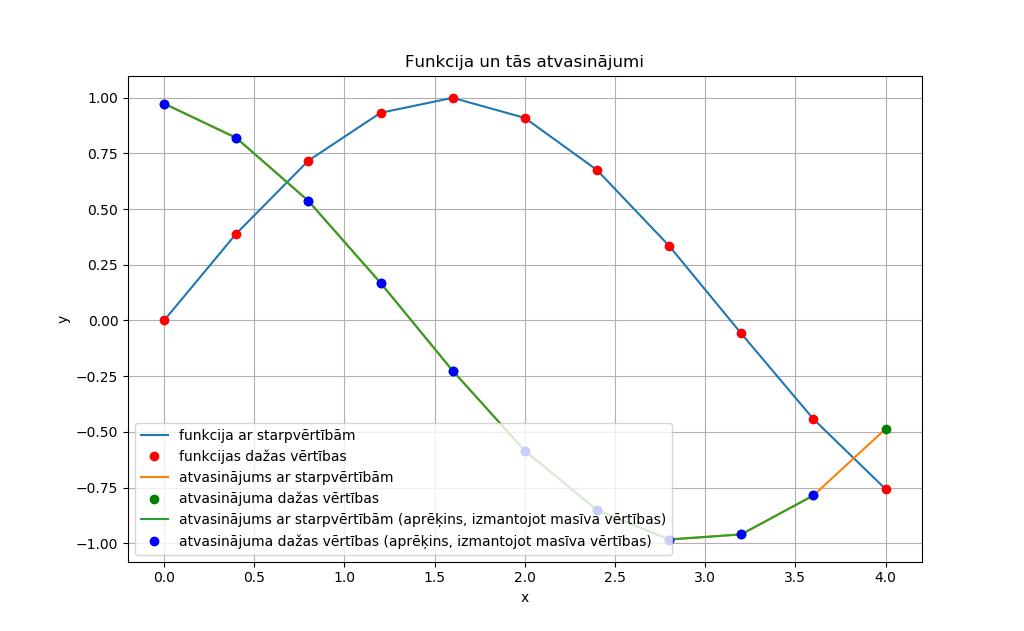

Reproduce this figure in Python.
# -*- coding: utf-8 -*-

#print(vars())
def mana_funkcija(x):
    return sin(x)

import sys
sys.path.append('/usr/local/anaconda3/lib/python3.6/site-packages')

from numpy import sin, linspace
from matplotlib import pyplot as plt

x = linspace(0,4,11)
#print(vars())
y = mana_funkcija(x)

plt.grid()
plt.xlabel('x')
plt.ylabel('y')
plt.title('Funkcija un tās atvasinājumi')
plt.plot(x,y)
plt.plot(x,y,'ro')
#plt.legend(['funkcija ar starpvērtībām', 'funkcijas dažas vērtības'])
#plt.show()

# atvasinaajuma apreekjins, izmantojot funkcijas apreekjinu
N = len(x)
delta_x = x[1] - x[0]
derivative = []
#print(derivative)
for i in range(N):
    temp = (mana_funkcija(x[i] + delta_x) - mana_funkcija(x[i])) / delta_x
    derivative.append(temp)
    #print(derivative)

plt.plot(x,derivative)
plt.plot(x,derivative,'go')
legend = []
legend.append('funkcija ar starpvērtībām')
legend.append('funkcijas dažas vērtības')
legend.append('atvasinājums ar starpvērtībām')
legend.append('atvasinājuma dažas vērtības')

#plt.legend(legend)
#plt.show()

#atvasinaajums_caur_massivu = []
derivative_trough_array = []
for i in range(N-1):
    temp = (y[i+1] - y[i]) / (x[i+1] - x[i])
    derivative_trough_array.append(temp)

plt.plot(x[0:N-1],derivative_trough_array)
plt.plot(x[0:N-1],derivative_trough_array,'bo')

legend.append('atvasinājums ar starpvērtībām (aprēķins, izmantojot masīva vērtības)')
legend.append('atvasinājuma dažas vērtības (aprēķins, izmantojot masīva vērtības)')

#plt.legend(legend)
#plt.legend(legend, loc='center')
plt.legend(legend, loc=3)
plt.show()









    
